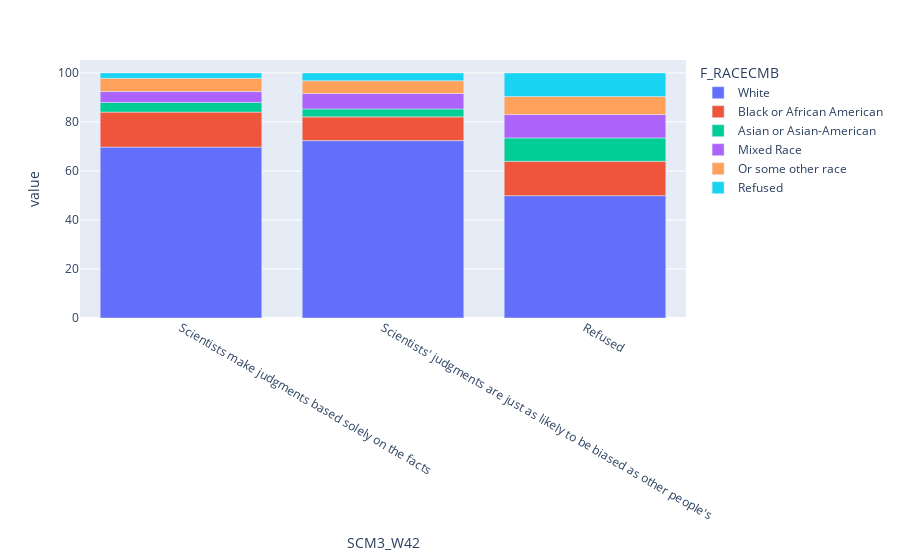

Write notebook code for a chart like this one.
### Code cell
# fig

### Figure 1 — Plotly figure (JSON) as saved in the notebook; plotly's stock layout.template omitted (floating-point values rounded to 4 significant figures)
{"data": [{"alignmentgroup": "True", "hovertemplate": "F_RACECMB=White<br>SCM3_W42=%{x}<br>value=%{y}<extra></extra>", "legendgroup": "White", "marker": {"color": "#636efa"}, "name": "White", "offsetgroup": "White", "orientation": "v", "showlegend": true, "textposition": "auto", "type": "bar", "x": ["Scientists make judgments based solely on the facts", "Scientists' judgments are just as likely to be biased as other people's", "Refused"], "xaxis": "x", "y": [69.72, 72.37, 49.92], "yaxis": "y"}, {"alignmentgroup": "True", "hovertemplate": "F_RACECMB=Black or African American<br>SCM3_W42=%{x}<br>value=%{y}<extra></extra>", "legendgroup": "Black or African American", "marker": {"color": "#EF553B"}, "name": "Black or African American", "offsetgroup": "Black or African American", "orientation": "v", "showlegend": true, "textposition": "auto", "type": "bar", "x": ["Scientists make judgments based solely on the facts", "Scientists' judgments are just as likely to be biased as other people's", "Refused"], "xaxis": "x", "y": [14.27, 9.691, 14.02], "yaxis": "y"}, {"alignmentgroup": "True", "hovertemplate": "F_RACECMB=Asian or Asian-American<br>SCM3_W42=%{x}<br>value=%{y}<extra></extra>", "legendgroup": "Asian or Asian-American", "marker": {"color": "#00cc96"}, "name": "Asian or Asian-American", "offsetgroup": "Asian or Asian-American", "orientation": "v", "showlegend": true, "textposition": "auto", "type": "bar", "x": ["Scientists make judgments based solely on the facts", "Scientists' judgments are just as likely to be biased as other people's", "Refused"], "xaxis": "x", "y": [3.969, 3.24, 9.534], "yaxis": "y"}, {"alignmentgroup": "True", "hovertemplate": "F_RACECMB=Mixed Race<br>SCM3_W42=%{x}<br>value=%{y}<extra></extra>", "legendgroup": "Mixed Race", "marker": {"color": "#ab63fa"}, "name": "Mixed Race", "offsetgroup": "Mixed Race", "orientation": "v", "showlegend": true, "textposition": "auto", "type": "bar", "x": ["Scientists make judgments based solely on the facts", "Scientists' judgments are just as likely to be biased as other people's", "Refused"], "xaxis": "x", "y": [4.425, 6.294, 9.529], "yaxis": "y"}, {"alignmentgroup": "True", "hovertemplate": "F_RACECMB=Or some other race<br>SCM3_W42=%{x}<br>value=%{y}<extra></extra>", "legendgroup": "Or some other race", "marker": {"color": "#FFA15A"}, "name": "Or some other race", "offsetgroup": "Or some other race", "orientation": "v", "showlegend": true, "textposition": "auto", "type": "bar", "x": ["Scientists make judgments based solely on the facts", "Scientists' judgments are just as likely to be biased as other people's", "Refused"], "xaxis": "x", "y": [5.388, 5.193, 7.334], "yaxis": "y"}, {"alignmentgroup": "True", "hovertemplate": "F_RACECMB=Refused<br>SCM3_W42=%{x}<br>value=%{y}<extra></extra>", "legendgroup": "Refused", "marker": {"color": "#19d3f3"}, "name": "Refused", "offsetgroup": "Refused", "orientation": "v", "showlegend": true, "textposition": "auto", "type": "bar", "x": ["Scientists make judgments based solely on the facts", "Scientists' judgments are just as likely to be biased as other people's", "Refused"], "xaxis": "x", "y": [2.221, 3.212, 9.658], "yaxis": "y"}], "layout": {"barmode": "relative", "legend": {"title": {"text": "F_RACECMB"}, "tracegroupgap": 0}, "margin": {"t": 60}, "xaxis": {"anchor": "y", "domain": [0, 1], "title": {"text": "SCM3_W42"}}, "yaxis": {"anchor": "x", "domain": [0, 1], "title": {"text": "value"}}}}
